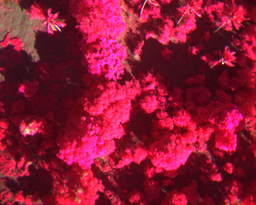
#> input picture images/escoto/TTC02622_Extract.TIF, 256 x 205 px, shrunk from 1280 x 1024 before the run; its folder holds 3 pictures in this run
$ python image_stitching.py --images escoto --output out.png
#> lines starting #> are read from the running program, lines starting #| are printed output that depends on the picture
#dependencies and required packages
from imutils import paths
import numpy as numpy
import argparse
import imutils
import cv2


#argument parser
ap = argparse.ArgumentParser() #Instantiate an ArgumentParser
ap.add_argument("-i", "--images", type=str, required=True, help="path to input directory of images to stitch")
ap.add_argument("-o", "--output", type=str, required=True, help="path to the output image")
args = vars(ap.parse_args())

print("Loading images... ")
inputPaths = sorted(list(paths.list_images(args["images"])))
inputImages = []

# loading each path given by the directory from user
# getting images from the list
for inputPath in inputPaths:
	image = cv2.imread(inputPath)
#> image is the input picture: shape (205, 256, 3); mean B, G, R 51.5, 24.2, 140.8
	inputImages.append(image)

print("Stitching Images... ")
stitcher = cv2.Stitcher_create()
(status, stitched) = stitcher.stitch(inputImages)
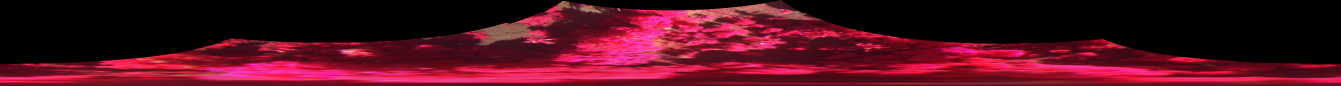
#> stitched: shape (256, 4022, 3) (shown at 1/3 size); mean of channels 0, 1, 2 29.6, 14, 80.7; drawn as B, G, R
#> status = 0
#catches the process' output and put them respectively to each variable

if status == 0:
	cv2.imwrite(args["output"], stitched)

	cv2.imshow("Stitched", stitched)
	cv2.waitKey(0)
else:
	print("[INFO] image stitching failed ({})".format(status))
#get paths
#1 - detect Keypoints

# extract local invariant descriptors using SURF

#Match descriptors between images

#use RANSAC Algorithm to estimate homography matrix using matched feature vectors

#applying a warping transformation
